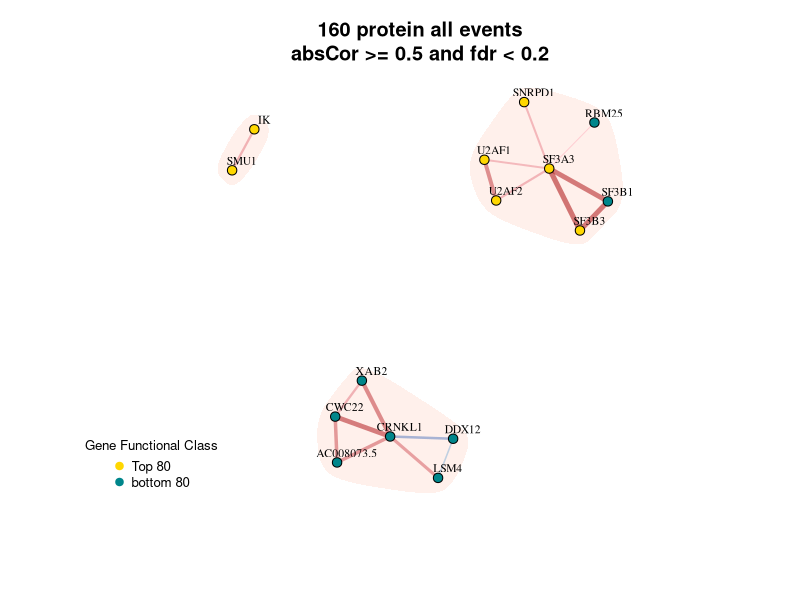

Write the R code that produced this figure.
library(dplyr)
library(igraph)

# ============================================================
# Figure 6B: Protein KD correlation network
#
# Input:
#   fig6B_proteon_class.csv
#   both_80_allEvent_edgelist.tab
#
# Output:
#   160 protein all events.pdf
# ============================================================

# ------------------------------------------------------------
# 1. Load protein classification and correlation data
# ------------------------------------------------------------

class <- read.csv("fig6B_proteon_class.csv")

Q1 <- read.table(
  "both_80_allEvent_edgelist.tab",
  header = TRUE
)

# Retain strong and statistically significant correlations
Q1top <- Q1 %>%
  filter(absCor >= 0.5, fdr < 0.2)

# Prepare edge attributes
edge_df <- Q1top[, c(
  7, 8,
  which(colnames(Q1top) == "absCor"),
  which(colnames(Q1top) == "cor")
)]

colnames(edge_df)[1:2] <- c("from", "to")

# Build undirected network
g <- graph_from_data_frame(
  d = edge_df,
  directed = FALSE
)

# ------------------------------------------------------------
# 2. Community detection and network layout
# ------------------------------------------------------------

cfg <- cluster_fast_greedy(
  g,
  modularity = TRUE,
  weights = E(g)$weight
)

# Amplify within-cluster edge weights and attenuate
# between-cluster edge weights for layout visualization
memb <- membership(cfg)
el <- as_edgelist(g, names = FALSE)
same <- memb[el[, 1]] == memb[el[, 2]]

w_lay <- ifelse(same, 5, 0.5)

set.seed(42)
lay <- layout_with_fr(
  g,
  weights = w_lay,
  niter = 5000
)

rownames(lay) <- V(g)$name

# ------------------------------------------------------------
# 3. Node colors and legend
# ------------------------------------------------------------

ii <- match(V(g)$name, class$protein)

V(g)$label_color <- class$color[ii]
V(g)$label_color[is.na(V(g)$label_color)] <- "grey"

legend_data <- class %>%
  select(type, color) %>%
  distinct() %>%
  na.omit()

# ------------------------------------------------------------
# 4. Edge widths and colors
# ------------------------------------------------------------

abs_cor_values <- E(g)$absCor
cor_values <- E(g)$cor

cor_min <- min(abs_cor_values)
cor_max <- max(abs_cor_values)

# Map correlation strength to edge width (1–5)
E(g)$width <- 1 +
  (abs_cor_values - cor_min) /
  (cor_max - cor_min) * 4

# Map correlation strength to color intensity
color_indices <- as.integer(
  (abs_cor_values - cor_min) /
    (cor_max - cor_min) * 99
) + 1

pos_palette <- colorRampPalette(
  c("#FFB6C1", "#B22222")
)(100)

neg_palette <- colorRampPalette(
  c("#ADD8E6", "#00008B")
)(100)

edge_colors <- character(ecount(g))

pos_indices <- which(cor_values > 0)
neg_indices <- which(cor_values < 0)

edge_colors[pos_indices] <-
  pos_palette[color_indices[pos_indices]]

edge_colors[neg_indices] <-
  neg_palette[color_indices[neg_indices]]

E(g)$color <- adjustcolor(
  edge_colors,
  alpha.f = 0.6
)

# ------------------------------------------------------------
# 5. Community background colors
# ------------------------------------------------------------

community_colors <- rep(
  "lightsalmon",
  length(table(cfg$membership))
)

community_colors <- adjustcolor(
  community_colors,
  alpha.f = 0.15
)

# ------------------------------------------------------------
# 6. Plot Figure 6B
# ------------------------------------------------------------

dset <- "160 protein all events"

pdf(file = file.path(paste0(dset, ".pdf")),
    width = 8,height = 7)

plot(
  cfg,
  g,
  layout = lay,
  
  vertex.size = 5,
  col = V(g)$label_color,
  vertex.label.cex = 0.7,
  vertex.label.color = "black",
  vertex.label.dist = 1,
  
  edge.width = E(g)$width,
  edge.color = E(g)$color,
  
  main = paste0(dset, "\nabsCor >= 0.5 and fdr < 0.2"),
  
  mark.col = community_colors[-1],
  mark.border = NA
)

legend(
  "bottomleft",
  legend = legend_data$type,
  pch = 19,
  col = legend_data$color,
  pt.cex = 1,
  bty = "n",
  ncol = 1,
  title = "Gene Functional Class",
  cex = 0.8
)

dev.off()
